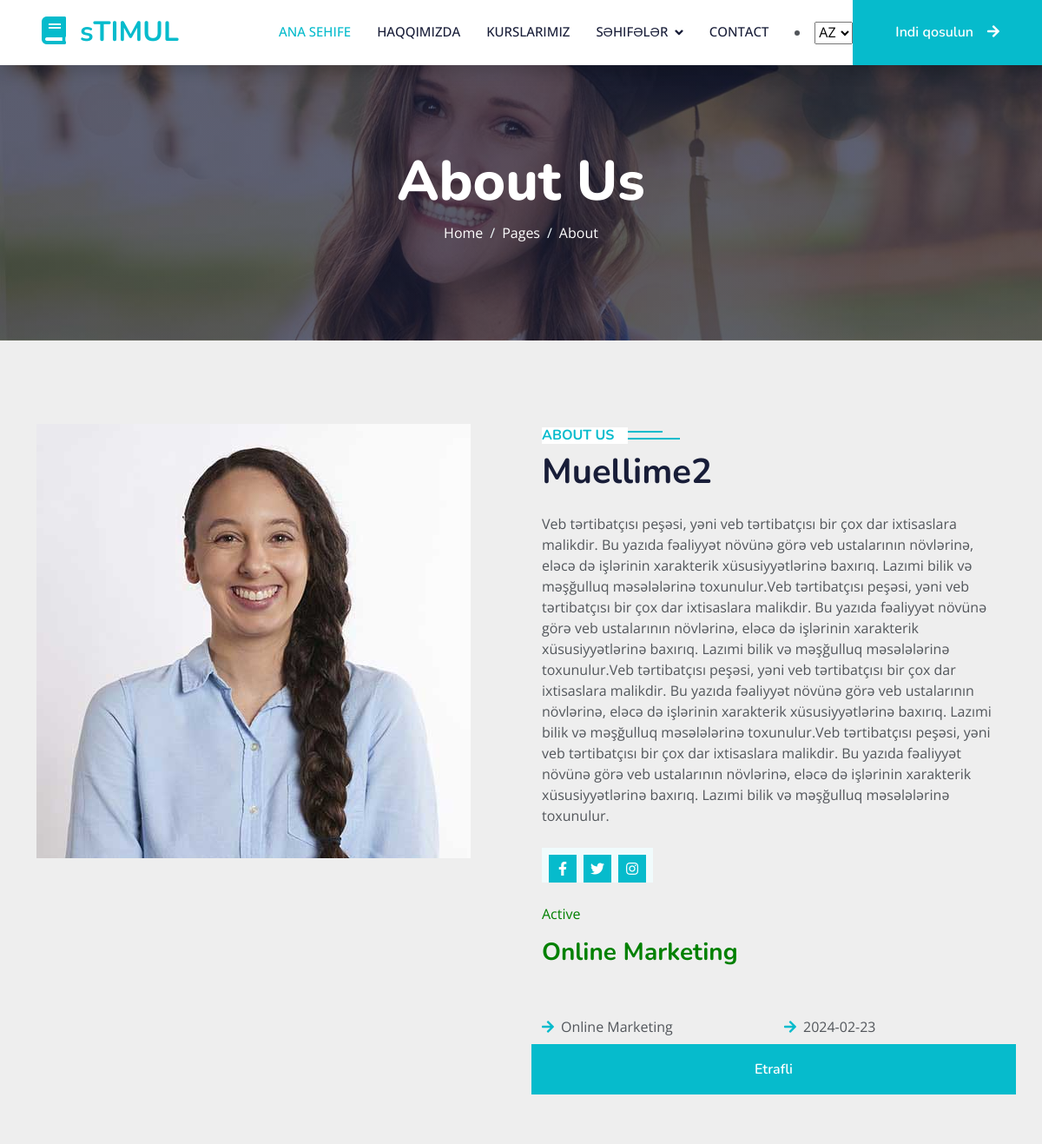
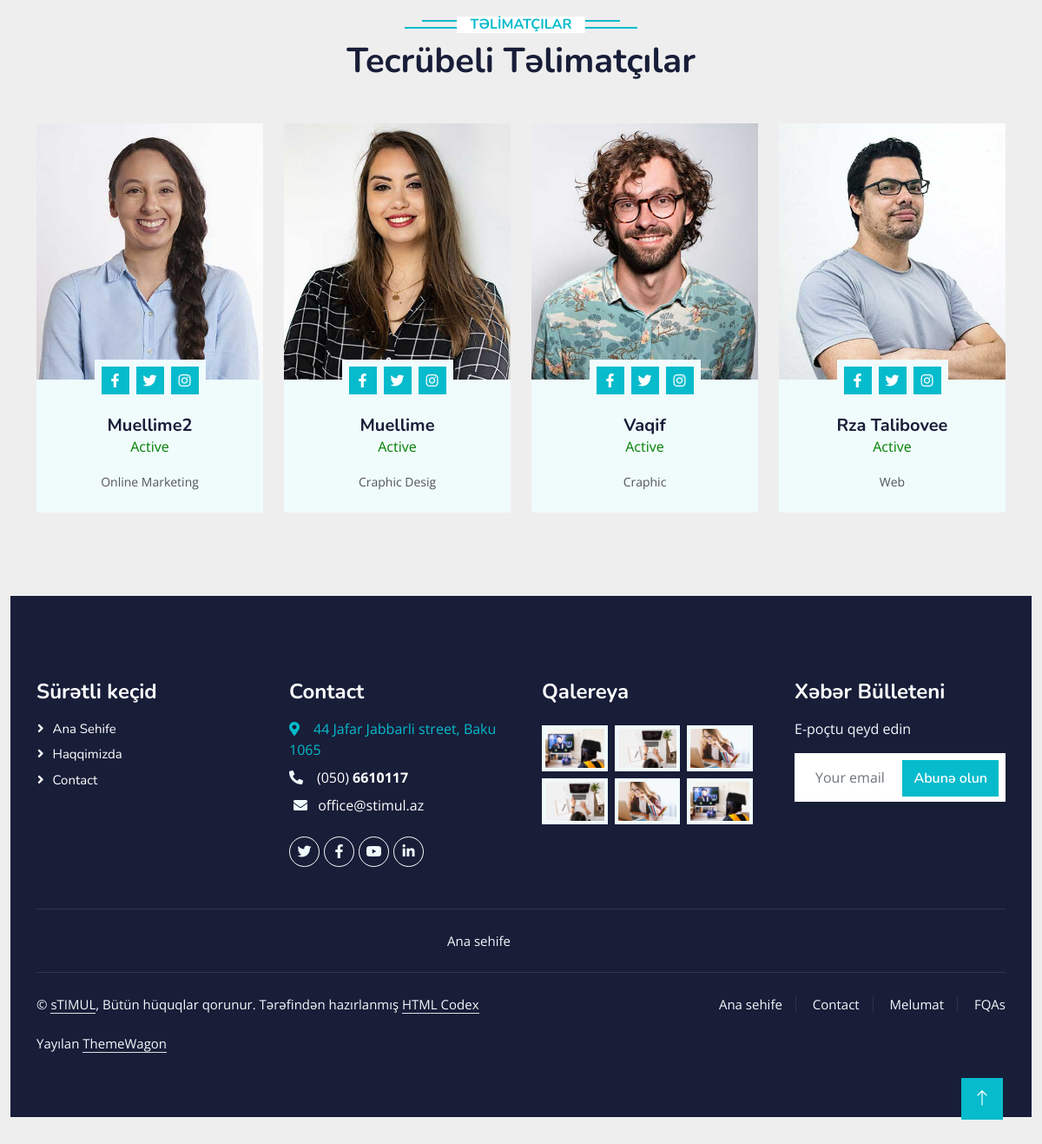
The page /experts_single/13 on the database its author committed (2 pictures, top to bottom).
### tables this page shows
CREATE TABLE `experts` (
  `e_id` int(11) NOT NULL,
  `e_title` longtext NOT NULL CHECK (json_valid(`e_title`)),
  `e_description` longtext NOT NULL CHECK (json_valid(`e_description`)),
  `e_date` varchar(255) NOT NULL,
  `e_category` varchar(255) NOT NULL,
  `e_status` varchar(255) NOT NULL,
  `e_img` varchar(255) NOT NULL,
  `e_img_ext` varchar(255) NOT NULL
);

### application/controllers/UserCon.php (called while the page is built, shortened)
<?php
class UserCon extends CI_controller
{
    public function __construct()
    {
        $this->load->model('Site_Model');
    }
    public function experts_single($id)
    {
        $data['get_experts_single'] = $this->Site_Model->get_experts_single($id);
        $data['experts_news'] = $this->Site_Model->get_experts_news();
        $this->load->view('user/experts_post',$data);
    }
}

### index.php (called while the page is built, shortened)
<?php
require_once BASEPATH.'core/CodeIgniter.php';

### application/models/Site_Model.php (called while the page is built, shortened)
<?php
class Site_Model extends CI_Model
{
  public function get_experts_news()
  {
    return  $this->db->order_by('e_id', 'DESC')->limit(4)->get('experts')->result_array();
  }
  public function get_experts_single($id)
  {
    return $this->db->where('e_id', $id)->get('experts')->row_array();
  }
}

### application/views/user/experts_post.php (the view, shortened to what this page needs)
<div class="container-fluid bg-primary py-5 mb-5 page-header">
    <div class="container py-5">
        <div class="row justify-content-center">
            <div class="col-lg-10 text-center">
                <h1 class="display-3 text-white animated slideInDown">About Us</h1>
                <nav aria-label="breadcrumb">
                    <ol class="breadcrumb justify-content-center">
                        <li class="breadcrumb-item"><a class="text-white" href="<?php echo base_url('index'); ?>">Home</a></li>
                        <li class="breadcrumb-item"><a class="text-white" href="<?php echo base_url('team'); ?>">Pages</a></li>
                        <li class="breadcrumb-item text-white active" aria-current="page"><a class="text-white" href="<?php echo base_url('team'); ?>">About </a></li>
                    </ol>
                </nav>
            </div>
        </div>
    </div>
</div>
<?php $get_all_news_title = json_decode($get_experts_single['e_title'], TRUE);  ?>
<?php $get_all_news_description = json_decode($get_experts_single['e_description'], TRUE);  ?>
<div class="container-xxl py-5">
    <div class="container">
        <div class="row g-5">
            <div class="col-lg-6 wow fadeInUp" data-wow-delay="0.1s" style="min-height: 400px;">
                <div class="position-relative h-100">
                    <?php if ($get_experts_single['e_img']) { ?>
                        <img class="" src="<?php echo base_url('uploads/news/' . $get_experts_single['e_img']); ?>" alt="" style="object-fit: cover;">
                    <?php } else { ?>
                        <img class="img-fluid postimg" src="<?php echo base_url('public/user/'); ?>img/aviable.png" alt="">
                    <?php } ?>
                </div>
            </div>
            <div class="col-lg-6 wow fadeInUp" data-wow-delay="0.3s">
                <h6 class="section-title bg-white text-start text-primary pe-3"><?php echo $this->lang->line('about us'); ?></h6>
                <h1 class="mb-4"><?php echo $get_all_news_title[$this->session->userdata('site_lang')]; ?></h1>
                <p class="mb-4"><?php echo $get_all_news_description[$this->session->userdata('site_lang')]; ?></p>
                <br>
                <div class="position-relative d-flex justify-content-left" style="margin-top: -23px;">
                                <div class="bg-light d-flex justify-content-center pt-2 px-1">
                                    <a class="btn btn-sm-square btn-primary mx-1" href="https://www.facebook.com/Stimul.edu.az"><i class="fab fa-facebook-f"></i></a>
                                    <a class="btn btn-sm-square btn-primary mx-1" href="https://twitter.com/STIMUL_AZ"><i class="fab fa-twitter"></i></a>
                                    <a class="btn btn-sm-square btn-primary mx-1" href="https://www.instagram.com/stimul.az/"><i class="fab fa-instagram"></i></a>
                                </div>
                            </div>
                <br>
                <p style="color: green;"><?php echo $get_experts_single['e_status']; ?></p>
                <h3 style="color: green;"><?php echo $get_experts_single['e_category']; ?></h3>
                <br>
                <br>
                <div class="row gy-2 gx-4 mb-4">
                    <div class="col-sm-6">
                        <p class="mb-0"><i class="fa fa-arrow-right text-primary me-2"></i><?php echo $get_experts_single['e_category']; ?></p>
                    </div>
                    <div class="col-sm-6">
                        <p class="mb-0"><i class="fa fa-arrow-right text-primary me-2"></i><?php echo $get_experts_single['e_date']; ?></p>
                    </div>
                    <a class="btn btn-primary py-3 px-5 mt-2" href="<?php echo base_url('about'); ?>"><?php echo $this->lang->line('readmore'); ?></a>
                </div>
            </div>
        </div>
    </div>
    <div class="container-xxl py-5">
        <div class="container">
            <div class="text-center wow fadeInUp" data-wow-delay="0.1s">
                <h6 class="section-title bg-white text-center text-primary px-3"><?php echo $this->lang->line('instructors'); ?></h6>
                <h1 class="mb-5"><?php echo $this->lang->line('expert instructors'); ?></h1>
            </div>
            <div class="row g-4">
                <?php foreach ($experts_news as $get_experts_news_key) { ?>
                    <?php $get_all_news_title = json_decode($get_experts_news_key['e_title'], TRUE);  ?>
                    <div class="col-lg-3 col-md-6 wow fadeInUp" data-wow-delay="0.1s">
                        <div class="team-item bg-light">
                            <div class="overflow-hidden">
                                <a class="position-relative d-block overflow-hidden" href="<?php echo base_url('experts_single/' . $get_experts_news_key['e_id']); ?>">
                                    <?php if ($get_experts_news_key['e_img']) { ?>
                                        <img class="img-fluid imgexp" src="<?php echo base_url('uploads/news/' . $get_experts_news_key['e_img']); ?>" alt="">
                                    <?php } else { ?>
                                        <img class="img-fluid" src="<?php echo base_url('public/user/'); ?>img/team-1.jpg" alt="">
                                    <?php  } ?>
                                </a>
                            </div>
                            <div class="position-relative d-flex justify-content-center" style="margin-top: -23px;">
                                <div class="bg-light d-flex justify-content-center pt-2 px-1">
                                    <a class="btn btn-sm-square btn-primary mx-1" href="https://www.facebook.com/Stimul.edu.az"><i class="fab fa-facebook-f"></i></a>
                                    <a class="btn btn-sm-square btn-primary mx-1" href="https://twitter.com/STIMUL_AZ"><i class="fab fa-twitter"></i></a>
                                    <a class="btn btn-sm-square btn-primary mx-1" href="https://www.instagram.com/stimul.az/"><i class="fab fa-instagram"></i></a>
                                </div>
                            </div>
                            <div class="text-center p-4">
                                <h5 class="mb-0"><?php echo $get_all_news_title[$this->session->userdata('site_lang')]; ?></h5>
                                <p style="color: green;"><?php echo $get_experts_news_key['e_status']; ?></p>
                                <small><?php echo   $get_experts_news_key['e_category']; ?></small>
                            </div>
                        </div>
                    </div>
                <?php } ?>
            </div>
        </div>
    </div>

### public/user/css/style.css (style rules this page uses)
.imgexp { width: 100%; height: 295px; object-fit: cover; }
:root { --primary: #06BBCC; --light: #F0FBFC; --dark: #181d38; }
.btn { font-family: 'Nunito', sans-serif; font-weight: 600; transition: .5s; }
.btn.btn-primary, .btn.btn-secondary { color: #FFFFFF; }
.btn-sm-square { width: 32px; height: 32px; }
.btn-square, .btn-sm-square, .btn-lg-square { padding: 0; display: flex; align-items: center; justify-content: center; font-weight: normal; border-radius: 0px; }
.page-header { background: linear-gradient(rgba(24, 29, 56, .7), rgba(24, 29, 56, .7)), url(../img/carousel-1.jpg); background-position: center center; background-repeat: no-repeat; background-size: cover; }
.breadcrumb-item + .breadcrumb-item::before { color: var(--light); }
.section-title { position: relative; display: inline-block; text-transform: uppercase; }
.section-title::before { position: absolute; content: ""; width: calc(100% + 80px); height: 2px; top: 4px; left: -40px; background: var(--primary); z-index: -1; }
.section-title::after { position: absolute; content: ""; width: calc(100% + 120px); height: 2px; bottom: 5px; left: -60px; background: var(--primary); z-index: -1; }
.section-title.text-start::before { width: calc(100% + 40px); left: 0; }
.section-title.text-start::after { width: calc(100% + 60px); left: 0; }
.team-item img { transition: .5s; }

### public/user/css/post-detail.css (style rules this page uses)
body { margin:0; font-family: 'Open Sans', sans-serif; background: #eee; }

### application/views/user/experts_post.php (style rules this page uses)
.imgexp { width: 100%; height: 295px; object-fit: cover; }

### rows shown on the page
experts: e_img (picture), e_title "Muellime2", e_description "Veb tərtibatçısı peşəsi, yəni veb tərtibatçısı bir çox dar ixtisaslara malikdir. Bu yazıda fəaliyyət növünə görə veb ustalarının növlərinə, eləcə də işlərinin xarakterik xüsusiyyətlərinə baxırıq. Lazımi bilik və məşğulluq məsələlərinə toxunulur.Veb tərtibatçısı peşəsi, yəni veb tərtibatçısı bir çox dar ixtisaslara malikdir. Bu yazıda fəaliyyət növünə görə veb ustalarının növlərinə, eləcə də işlərinin xarakterik xüsusiyyətlərinə baxırıq. Lazımi bilik və məşğulluq məsələlərinə toxunulur.Veb tərtibatçısı peşəsi, yəni veb tərtibatçısı bir çox dar ixtisaslara malikdir. Bu yazıda fəaliyyət növünə görə veb ustalarının növlərinə, eləcə də işlərinin xarakterik xüsusiyyətlərinə baxırıq. Lazımi bilik…", e_status "Active", e_category "Online Marketing", e_date "2024-02-23"
experts: e_img (picture), e_title "Muellime", e_status "Active", e_category "Craphic Desig"
experts: e_img (picture), e_title "Vaqif", e_status "Active", e_category "Craphic"
experts: e_img (picture), e_title "Rza Talibovee", e_status "Active", e_category "Web"

### other values the page prints
$this->lang->line('home') "ANA SEHIFE"
$this->lang->line('about') "HAQQIMIZDA"
$this->lang->line('courses') "KURSLARIMIZ"
$this->lang->line('pages') "SƏHIFƏLƏR"
$this->lang->line('contact') "CONTACT"
$this->lang->line('join now') "Indi qosulun"
$this->lang->line('about us') "ABOUT US"
$this->lang->line('readmore') "Etrafli"
$this->lang->line('instructors') "TƏLİMATÇILAR"
$this->lang->line('expert instructors') "Tecrübeli Təlimatçılar"
$this->lang->line('quick link') "Sürətli keçid"
$this->lang->line('home') "Ana Sehife"
$this->lang->line('about') "Haqqimizda"
$this->lang->line('contact') "Contact"
$this->lang->line('gallery') "Qalereya"
